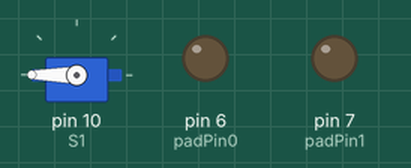
This sketch was run on a simulated Arduino Uno, built with avr-gcc and run on an emulated ATmega328P. On the bench: servo, output pins drawn as LEDs (lit = HIGH).

Above: at 0.05 s.
At 2.6 s:
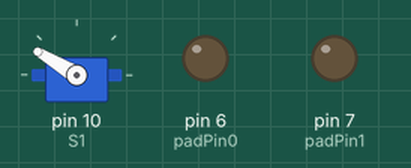
At 3.85 s:
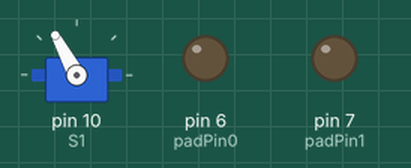
At 5.15 s:
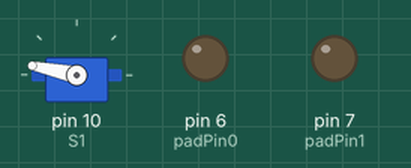
Timing chart, 0 to 9.4 s (numbered marks = the images above):
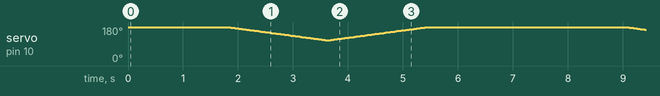

The sketch:

Demo_actions.ino
```cpp
///////////////////////////////////////////////////////////////
// Script:   Strain_dR-I2C.ino                                /
// Description: This file is used to excite temperature and   /
//        and a strain sensor using a heating pad and         /
//        servo.                                              /
//                                                            /
// Authors:  Kevin Rivera                                     /
// Creation Date:  12.04.17 v1.0                              /
///////////////////////////////////////////////////////////////

//Circuit diagrams:
//  Heating pad =
//
//                         padPin1
//                            |
//                            |
//      5-9V+ --------------Relay1-------------- Pad+
//      5-9V- --------------Relay2-------------- Pad-
//                            |
//                            |
//                         padPin2
//
//
//  Servo =
//
//      5V ---------------- Red
//      pin10 ------------- Yellow
//      Gnd --------------- Brown


//////////////////////////////////////Imports////////////////////////////////////////////

#include <Servo.h>


//////////////////////////////////////Variables//////////////////////////////////////////

int counter = 0;                            // Counter that will activate the conditional which turns the heating pad on or off.
const int padPin1 = 7;                      // Pin that will control the switch connected to the positive lead of the heating pad.
const int padPin0 = 6;                      // Pin that will control the switch connected to the negative lead of the heating pad.
bool padState = LOW;                        // Boolean to determine if the heating pad should be on or off.
Servo S1;                                   // Object created that will have the functions available
                                            // from the Servo library.

//////////////////////////////////////Functions//////////////////////////////////////////

void setup() {

  pinMode(padPin1,OUTPUT);                   // Initialize the padPin1 pin as a digital output.
  pinMode(padPin0,OUTPUT);                   // Initialize the padPin0 pin as a digital output.
  S1.attach(10);                             // The actions for the servo will come from pin 10.

}

void loop() {


  for (int i = 0; i < 180; i++) {            // This loop will move the servo down 45 degrees.
    S1.write(map(i, 180, 90, 110, 180));
    delay(20);
 }
  for (int i = 180; i != 0; i--) {           // This loop will move the servo up 45 degrees.
    S1.write(map(i, 180, 90, 110, 180));
    delay(20);
 }

  if(counter >= 1000){                       // Conditional which will control whether the heating pad is on or off.
    padState = !padState;
    digitalWrite(padPin1,padState);
    digitalWrite(padPin0,padState);
    counter = 0;
  }

 counter++;
}
```
